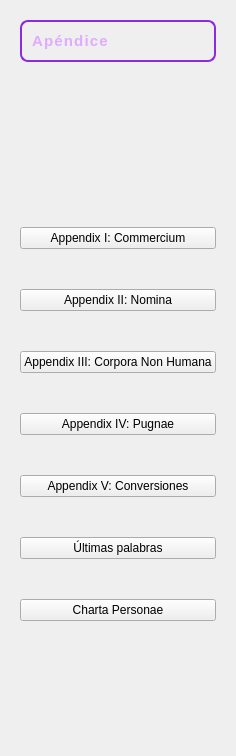
             <widget class="QWidget" name="Libro6">
              <layout class="QVBoxLayout" name="verticalLayout_20" stretch="0">
               <item>
                <widget class="QWidget" name="widget_13" native="true">
                 <layout class="QVBoxLayout" name="verticalLayout_19">
                  <property name="spacing">
                   <number>0</number>
                  </property>
                  <property name="bottomMargin">
                   <number>0</number>
                  </property>
                  <item>
                   <widget class="QLabel" name="Apendice">
                    <property name="minimumSize">
                     <size>
                      <width>172</width>
                      <height>42</height>
                     </size>
                    </property>
                    <property name="styleSheet">
                     <string notr="true">QLabel {
    color: #e0aaff;  /* Color lavanda mágico */
    font-family: &quot;Georgia&quot;, serif;
    font-size: 15px;
    font-weight: bold;
    letter-spacing: 1.2px;
    background-color: transparent;
    border: 2px solid #8a2be2; /* Borde místico */
    border-radius: 8px;
    padding: 6px;
    text-align: center;
    qproperty-alignment: 'AlignCenter'; /* Alineación total */
}

/* Efecto de resplandor al pasar el cursor */
QLabel:hover {
    color: #ffd700;
    border-color: #ffcc00;
}
</string>
                    </property>
                    <property name="text">
                     <string>Apéndice</string>
                    </property>
                   </widget>
                  </item>
                  <item>
                   <spacer name="verticalSpacer_34">
                    <property name="orientation">
                     <enum>Qt::Vertical</enum>
                    </property>
                    <property name="sizeHint" stdset="0">
                     <size>
                      <width>20</width>
                      <height>125</height>
                     </size>
                    </property>
                   </spacer>
                  </item>
                  <item>
                   <layout class="QVBoxLayout" name="verticalLayout_18">
                    <property name="spacing">
                     <number>0</number>
                    </property>
                    <item>
                     <spacer name="verticalSpacer_30">
                      <property name="orientation">
                       <enum>Qt::Vertical</enum>
                      </property>
                      <property name="sizeHint" stdset="0">
                       <size>
                        <width>20</width>
                        <height>40</height>
                       </size>
                      </property>
                     </spacer>
                    </item>
                    <item>
                     <widget class="QPushButton" name="Manual_ApendiceIButton">
                      <property name="minimumSize">
                       <size>
                        <width>60</width>
                        <height>0</height>
                       </size>
                      </property>
                      <property name="text">
                       <string>Appendix I: Commercium</string>
                      </property>
                     </widget>
                    </item>
                    <item>
                     <spacer name="verticalSpacer_32">
                      <property name="orientation">
                       <enum>Qt::Vertical</enum>
                      </property>
                      <property name="sizeHint" stdset="0">
                       <size>
                        <width>20</width>
                        <height>40</height>
                       </size>
                      </property>
                     </spacer>
                    </item>
                    <item>
                     <widget class="QPushButton" name="Manual_ApendiceIIButton">
                      <property name="text">
                       <string>Appendix II: Nomina</string>
                      </property>
                     </widget>
                    </item>
                    <item>
                     <spacer name="verticalSpacer_33">
                      <property name="orientation">
                       <enum>Qt::Vertical</enum>
                      </property>
                      <property name="sizeHint" stdset="0">
                       <size>
                        <width>20</width>
                        <height>40</height>
                       </size>
                      </property>
                     </spacer>
                    </item>
                    <item>
                     <widget class="QPushButton" name="Manual_ApendiceIIIButton">
                      <property name="text">
                       <string>Appendix III: Corpora Non Humana</string>
                      </property>
                     </widget>
                    </item>
                    <item>
                     <spacer name="verticalSpacer_79">
                      <property name="orientation">
                       <enum>Qt::Vertical</enum>
                      </property>
                      <property name="sizeHint" stdset="0">
                       <size>
                        <width>20</width>
                        <height>40</height>
                       </size>
                      </property>
                     </spacer>
                    </item>
                    <item>
                     <widget class="QPushButton" name="Manual_ApendiceIVButton">
                      <property name="text">
                       <string>Appendix IV: Pugnae</string>
                      </property>
                     </widget>
                    </item>
                    <item>
                     <spacer name="verticalSpacer_130">
                      <property name="orientation">
                       <enum>Qt::Vertical</enum>
                      </property>
                      <property name="sizeHint" stdset="0">
                       <size>
                        <width>20</width>
                        <height>40</height>
                       </size>
                      </property>
                     </spacer>
                    </item>
                    <item>
                     <widget class="QPushButton" name="Manual_ApendiceVButoon">
                      <property name="text">
                       <string>Appendix V: Conversiones</string>
                      </property>
                     </widget>
                    </item>
                    <item>
                     <spacer name="verticalSpacer_139">
                      <property name="orientation">
                       <enum>Qt::Vertical</enum>
                      </property>
                      <property name="sizeHint" stdset="0">
                       <size>
                        <width>20</width>
                        <height>40</height>
                       </size>
                      </property>
                     </spacer>
                    </item>
                    <item>
                     <widget class="QPushButton" name="Manual_UltimasPalabrasButton">
                      <property name="text">
                       <string>Últimas palabras</string>
                      </property>
                     </widget>
                    </item>
                    <item>
                     <spacer name="verticalSpacer_140">
                      <property name="orientation">
                       <enum>Qt::Vertical</enum>
                      </property>
                      <property name="sizeHint" stdset="0">
                       <size>
                        <width>20</width>
                        <height>40</height>
                       </size>
                      </property>
                     </spacer>
                    </item>
                    <item>
                     <widget class="QPushButton" name="Manual_ChartaPersoaeButton">
                      <property name="text">
                       <string>Charta Personae</string>
                      </property>
                     </widget>
                    </item>
                   </layout>
                  </item>
                  <item>
                   <spacer name="verticalSpacer_63">
                    <property name="orientation">
                     <enum>Qt::Vertical</enum>
                    </property>
                    <property name="sizeHint" stdset="0">
                     <size>
                      <width>20</width>
                      <height>124</height>
                     </size>
                    </property>
                   </spacer>
                  </item>
                 </layout>
                </widget>
               </item>
              </layout>
             </widget>
